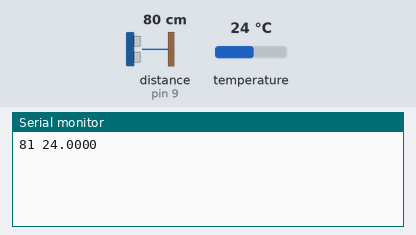
Recording of a sketch running on a simulated Arduino Mega 2560, built with avr-gcc and run on an emulated ATmega2560. On the bench: the last lines printed to the serial monitor. The test bench sets the inputs (shaded band); at power-on: distance to the obstacle (sensor on pin 9) 80 cm, temperature 24 °C. The echo pulse lasts 58.3 µs per cm.

Above: at 1.2 s.
1.3 s: distance to the obstacle (sensor on pin 9) set to 2 cm
At 1.8 s:
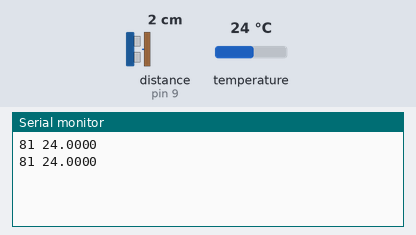
2.8 s: temperature set to 12 °C
At 3.7 s:
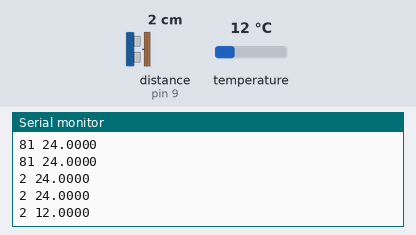
4.3 s: distance to the obstacle (sensor on pin 9) set to 4 cm
At 4.9 s:
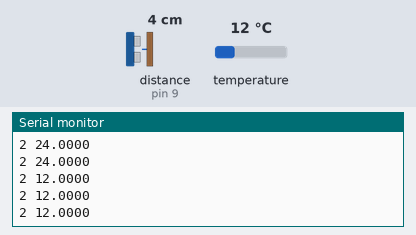
5.8 s: temperature set to 19 °C
At 5.8 s:
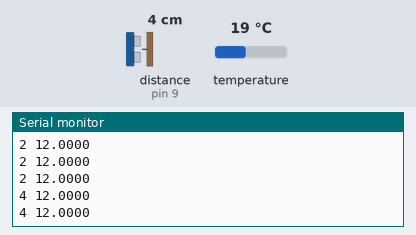
Timing chart, 0 to 8.3 s (numbered marks = the images above; inputs shaded):
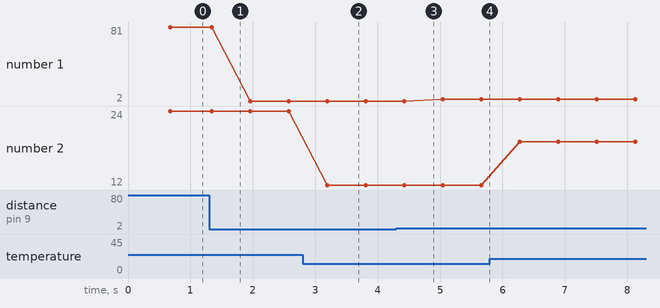

The sketch:

ProjetoIntegrador1.ino
```cpp
/**
 * UNIVESP - PROJETO INTEGRADOR 1ro e 2do BIMESTRE 2018
 *
 * PROTÓTIPO SISTEMA DE MONITORAMENTO FLUVIAL
 * E ALERTA CONTRA ENCHENTES
 *
 * Eng. da Computação
 * Caraguatatuba
 *
 * Componentes:
 * - Arduino UNO Rev3
 * - Sensor Ultrassom HC-SR04   [https://www.electroschematics.com/wp-content/uploads/2013/07/HCSR04-datasheet-version-1.pdf]
 * - Sensor Temperatura DS18B20 [https://cdn.sparkfun.com/datasheets/Sensors/Temp/DS18B20.pdf]
 *
 * Librarias:
 * - NewPing            [https://bitbucket.org/teckel12/arduino-new-ping/wiki/Home]
 * - OneWire            [https://www.pjrc.com/teensy/td_libs_OneWire.html]
 * - DallasTemperature  [https://github.com/milesburton/Arduino-Temperature-Control-Library]
 */

// Librarias

#include <NewPing.h>
#include <OneWire.h>
#include <DallasTemperature.h>

// Pinagem E/S

#define USOM_TRIGGER_PIN  8
#define USOM_ECHO_PIN     9
#define TEMP_SIGNAL_PIN   10

// Outras constantes globais e instanciação de objetos

#define DEBUG false      // true (Monitor), false (Plotter)

#define USOM_MAX_DISTANCE   200
#define USOM_ITERATIONS     10
#define USOM_PING_INTERVAL  50    // mínimo 50 milisegundos

NewPing sonar(USOM_TRIGGER_PIN, USOM_ECHO_PIN, USOM_MAX_DISTANCE);
unsigned int median(unsigned int reads_cm[]);

#define TEMP_SENSOR_RESOLUTION   9     // bits para o valor da temperatura
#define TEMP_SENSOR_INDEX        0     // 0 para apenas um sensor

OneWire oneWire(TEMP_SIGNAL_PIN);
DallasTemperature temp_sensors(&oneWire);
DeviceAddress temp_sensorDeviceAddress;

void setup() {
  Serial.begin(115200);

  while (!Serial) {
    delay(50);
  }

  temp_sensors.begin();
  temp_sensors.getAddress(temp_sensorDeviceAddress, 0);
  temp_sensors.setResolution(temp_sensorDeviceAddress, TEMP_SENSOR_RESOLUTION);
}

void loop() {
  float temperatureInCelsius;
  unsigned int reads_cm[USOM_ITERATIONS];
  unsigned int distance_cm;

  temp_sensors.requestTemperatures();  // a leitura pode demorar até 750ms

  for (uint8_t i=0; i<USOM_ITERATIONS; i++) {
    reads_cm[i] = sonar.ping_cm();
    delay(USOM_PING_INTERVAL);
  }

  distance_cm = median(reads_cm);
  Serial.print(distance_cm);
  Serial.print(" ");

  temperatureInCelsius = temp_sensors.getTempCByIndex(TEMP_SENSOR_INDEX);
  Serial.println(temperatureInCelsius, 4);
}


/**
 * Para se obterem leituras mais estáveis, a função
 * ordena os registros, filtra as leituras com valores
 * maiores do que 0 e retorna a mediana desses valores.
 *
 * A quantindade de leituras por ciclo é definida pela
 * constante USOM_ITERATIONS.
 */
unsigned int median(unsigned int reads_cm[]) {
  unsigned int tmp;
  uint8_t last_zero;
  uint8_t median_index;

  for (uint8_t i=1; i<USOM_ITERATIONS; i++) {
    for (uint8_t j=0; j<USOM_ITERATIONS-i; j++) {
      if (reads_cm[j] > reads_cm[j+1]) {
        tmp = reads_cm[j];
        reads_cm[j] = reads_cm[j+1];
        reads_cm[j+1] = tmp;
      }
    }
  }

  for (uint8_t k=0; k<USOM_ITERATIONS; k++) {
    if (reads_cm[k] == 0) {
      last_zero = k;
    }

    if (DEBUG) {
      Serial.print(reads_cm[k]);
      Serial.print(' ');
    }
  }

  median_index = (USOM_ITERATIONS + last_zero) / 2;

  if (DEBUG) {
    Serial.println();
    Serial.print(last_zero);
    Serial.print(", ");
    Serial.print(median_index);
    Serial.print(" : ");
  }

  return reads_cm[median_index];
}
```

Measured:
- after the input at 2.8 s, the serial monitor: prints a new line after 0.39 s (image 2)
- plotted number 1: 81 → 2 after the input at 1.3 s, 2 → 4 after the input at 4.3 s
- plotted number 2: 24 → 12 after the input at 2.8 s, 12 → 19 after the input at 5.8 s
